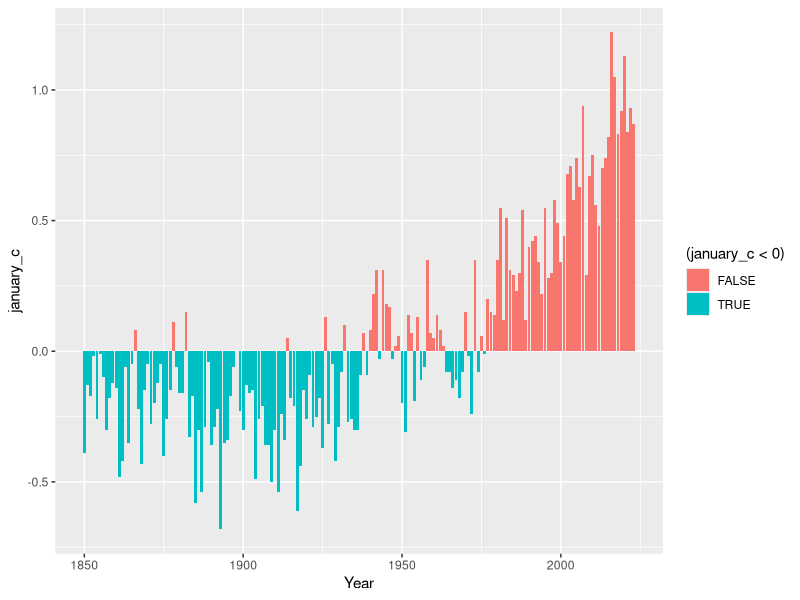

R code for this plot:
library(ggplot2)

anomaly <- read.csv('../data/global_temperature_anomaly.csv')
g <- ggplot(anomaly, aes(x=year, y=january_c, fill= (january_c < 0))) + 
    geom_bar(stat='identity') +
    xlab('Year')

ggsave(g, width=9, height=6, file='/output/global_temperature.pdf')

